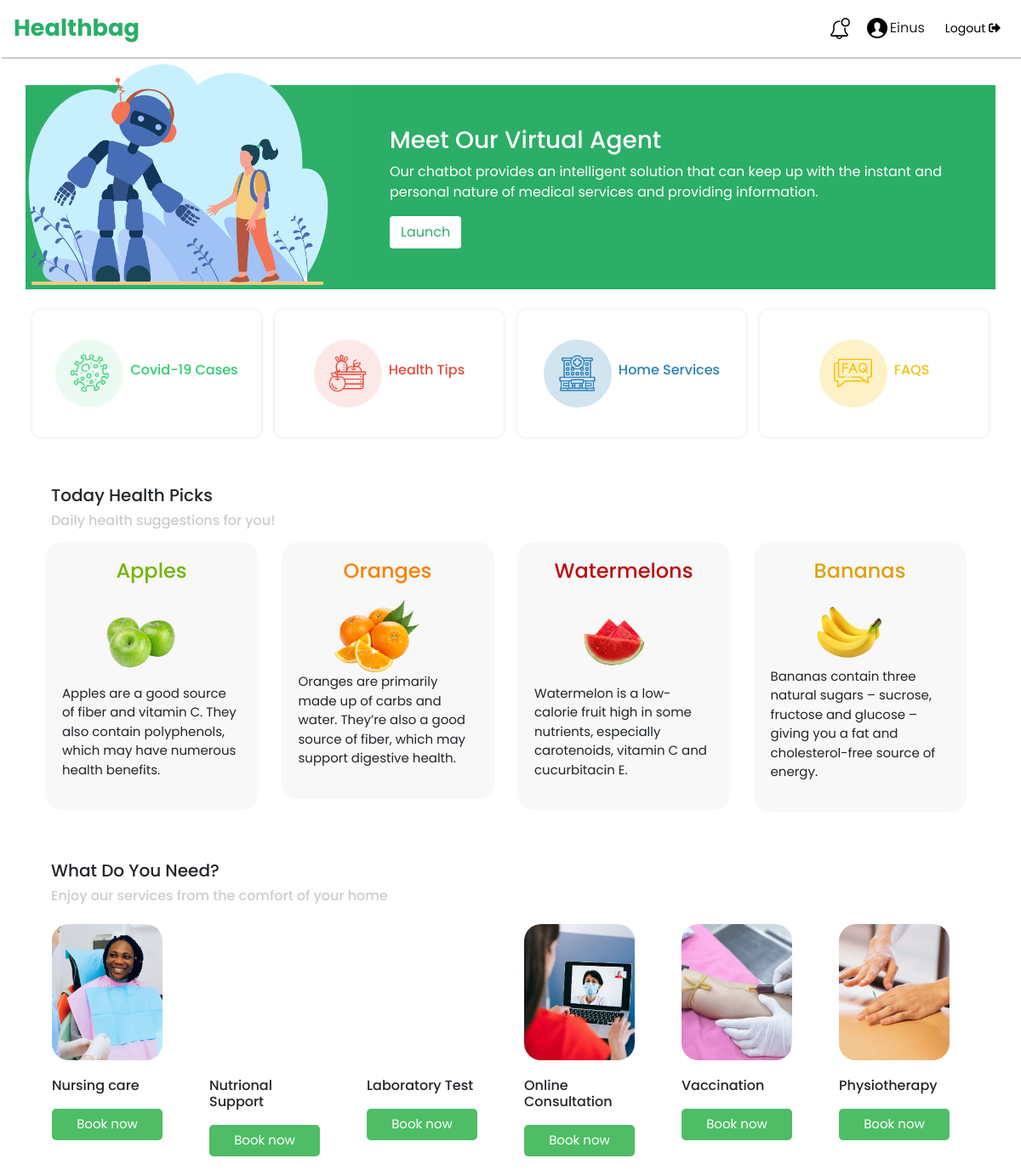
Screenshot of /dashboard/ (signed in) with the database file from the repository.
### tables this page shows
CREATE TABLE `servicestbl` (
  `id` int(11) NOT NULL,
  `title` varchar(50) NOT NULL,
  `img` varchar(1000) NOT NULL,
  `description` varchar(5000) NOT NULL
);

### class/chatbot.php (the view, shortened to what this page needs)
<?php
class Chatbot
{
	public $db;
	function __construct() {
		$this->db = new mysqli("localhost","root","","chatbot");
	}
	public function listServices()
	{
		$stmt=$this->db->prepare("SELECT * FROM servicestbl");
		$stmt->execute();
		$stmt->bind_result($id,$title,$img,$description);
		while($stmt->fetch())
		{
			echo '
			<div class="col-md-2 p-3">
			<div class="service-card">
		<div style="background-image: url(../'.$img.');" class="service-img">
		</div>
		<h6>'.$title.'</h6>
		<a href="servicerequest.php?id='.$id.'" class="btn service-btn">Book now</a>
	</div>
	</div>
			';
		}
	}
}
?>

### css/main.css (style rules this page uses)
* { padding: 0px; margin:0px; font-family: 'Poppins', sans-serif; }
.service-img { height: 160px; width:130px; border-radius: 20px; background-size: cover; background-position: center; background-repeat: no-repeat; }
.service-card { width:130px; height: auto; }
.service-card h6 { margin-top:20px; }
.service-btn { background-color: #4EBD65; color: white; width:100%; font-size: 15px; border-radius: 5px; margin-top: 10px; }

### rows the page displays
servicestbl: img (picture), title "Nursing care"
servicestbl: title "Nutrional Support"
servicestbl: title "Laboratory Test"
servicestbl: img (picture), title "Online Consultation"
servicestbl: img (picture), title "Vaccination"
servicestbl: img (picture), title "Physiotherapy"

### other values shown
$_SESSION['username'] "Einus"
